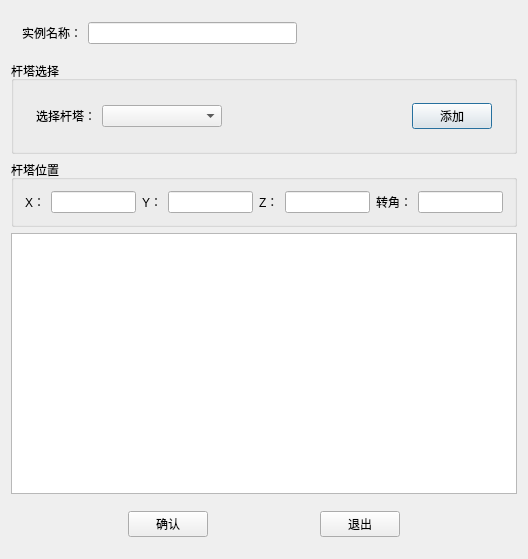
<?xml version="1.0" encoding="UTF-8"?>
<ui version="4.0">
 <class>TowerWireGroupClass</class>
 <widget class="QDialog" name="TowerWireGroupClass">
  <property name="geometry">
   <rect>
    <x>0</x>
    <y>0</y>
    <width>528</width>
    <height>559</height>
   </rect>
  </property>
  <property name="windowTitle">
   <string>塔线组实例</string>
  </property>
  <layout class="QVBoxLayout" name="verticalLayout_2">
   <item>
    <widget class="QWidget" name="widget_5" native="true">
     <layout class="QHBoxLayout" name="horizontalLayout_3">
      <item>
       <widget class="QLabel" name="label_6">
        <property name="text">
         <string>实例名称：</string>
        </property>
       </widget>
      </item>
      <item>
       <widget class="QLineEdit" name="lineEdit"/>
      </item>
      <item>
       <spacer name="horizontalSpacer_5">
        <property name="orientation">
         <enum>Qt::Horizontal</enum>
        </property>
        <property name="sizeHint" stdset="0">
         <size>
          <width>40</width>
          <height>20</height>
         </size>
        </property>
       </spacer>
      </item>
     </layout>
    </widget>
   </item>
   <item>
    <widget class="QGroupBox" name="groupBox_2">
     <property name="title">
      <string>杆塔选择</string>
     </property>
     <layout class="QVBoxLayout" name="verticalLayout">
      <item>
       <widget class="QWidget" name="widget_4" native="true">
        <layout class="QHBoxLayout" name="horizontalLayout_2">
         <item>
          <widget class="QLabel" name="label">
           <property name="text">
            <string>选择杆塔：</string>
           </property>
          </widget>
         </item>
         <item>
          <widget class="QComboBox" name="comboBox">
           <property name="minimumSize">
            <size>
             <width>120</width>
             <height>0</height>
            </size>
           </property>
           <property name="maximumSize">
            <size>
             <width>1000</width>
             <height>16777215</height>
            </size>
           </property>
          </widget>
         </item>
         <item>
          <spacer name="horizontalSpacer">
           <property name="orientation">
            <enum>Qt::Horizontal</enum>
           </property>
           <property name="sizeHint" stdset="0">
            <size>
             <width>40</width>
             <height>20</height>
            </size>
           </property>
          </spacer>
         </item>
         <item>
          <widget class="QPushButton" name="BtnAdd">
           <property name="text">
            <string>添加</string>
           </property>
          </widget>
         </item>
        </layout>
       </widget>
      </item>
     </layout>
    </widget>
   </item>
   <item>
    <widget class="QGroupBox" name="groupBox">
     <property name="title">
      <string>杆塔位置</string>
     </property>
     <layout class="QHBoxLayout" name="horizontalLayout">
      <item>
       <widget class="QLabel" name="label_3">
        <property name="text">
         <string>X：</string>
        </property>
       </widget>
      </item>
      <item>
       <widget class="QLineEdit" name="lineEditX"/>
      </item>
      <item>
       <widget class="QLabel" name="label_2">
        <property name="text">
         <string>Y：</string>
        </property>
       </widget>
      </item>
      <item>
       <widget class="QLineEdit" name="lineEditY"/>
      </item>
      <item>
       <widget class="QLabel" name="label_4">
        <property name="text">
         <string>Z：</string>
        </property>
       </widget>
      </item>
      <item>
       <widget class="QLineEdit" name="lineEditZ"/>
      </item>
      <item>
       <widget class="QLabel" name="label_5">
        <property name="text">
         <string>转角：</string>
        </property>
       </widget>
      </item>
      <item>
       <widget class="QLineEdit" name="lineEditAngle"/>
      </item>
     </layout>
    </widget>
   </item>
   <item>
    <widget class="QTableWidget" name="tableWidget"/>
   </item>
   <item>
    <widget class="QWidget" name="widget_12" native="true">
     <layout class="QHBoxLayout" name="horizontalLayout_11">
      <item>
       <spacer name="horizontalSpacer_3">
        <property name="orientation">
         <enum>Qt::Horizontal</enum>
        </property>
        <property name="sizeHint" stdset="0">
         <size>
          <width>40</width>
          <height>20</height>
         </size>
        </property>
       </spacer>
      </item>
      <item>
       <widget class="QPushButton" name="BtnOk">
        <property name="text">
         <string>确认</string>
        </property>
       </widget>
      </item>
      <item>
       <spacer name="horizontalSpacer_2">
        <property name="orientation">
         <enum>Qt::Horizontal</enum>
        </property>
        <property name="sizeHint" stdset="0">
         <size>
          <width>40</width>
          <height>20</height>
         </size>
        </property>
       </spacer>
      </item>
      <item>
       <widget class="QPushButton" name="BtnCancle">
        <property name="text">
         <string>退出</string>
        </property>
       </widget>
      </item>
      <item>
       <spacer name="horizontalSpacer_4">
        <property name="orientation">
         <enum>Qt::Horizontal</enum>
        </property>
        <property name="sizeHint" stdset="0">
         <size>
          <width>40</width>
          <height>20</height>
         </size>
        </property>
       </spacer>
      </item>
     </layout>
    </widget>
   </item>
  </layout>
 </widget>
 <layoutdefault spacing="6" margin="11"/>
 <resources/>
 <connections/>
</ui>
